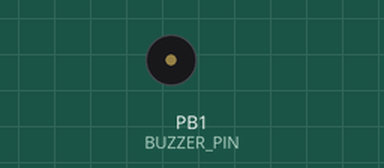
Simulated run of this program. Board: ATtiny85, built with avr-gcc and run on an emulated ATtiny85. Parts: buzzer (waves = sounding).

Above: at 0.11 s.
Timing chart, 0 to 3.0 s (numbered marks = the images above):
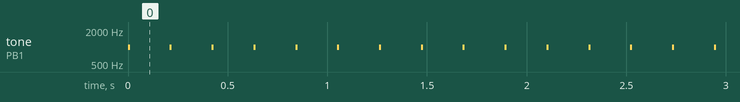

The program:

main.cpp
```cpp
#include <Arduino.h>
#define BUZZER_PIN 1

void setup() {
}

void loop() {
  tone(BUZZER_PIN, 1000);
  delay(10);
  noTone(BUZZER_PIN);
  delay(200);
}
```

Measured:
- by itself, tone on PB1 (BUZZER_PIN): alternates 1000 Hz for 0.01 s and silent for 0.20 s
